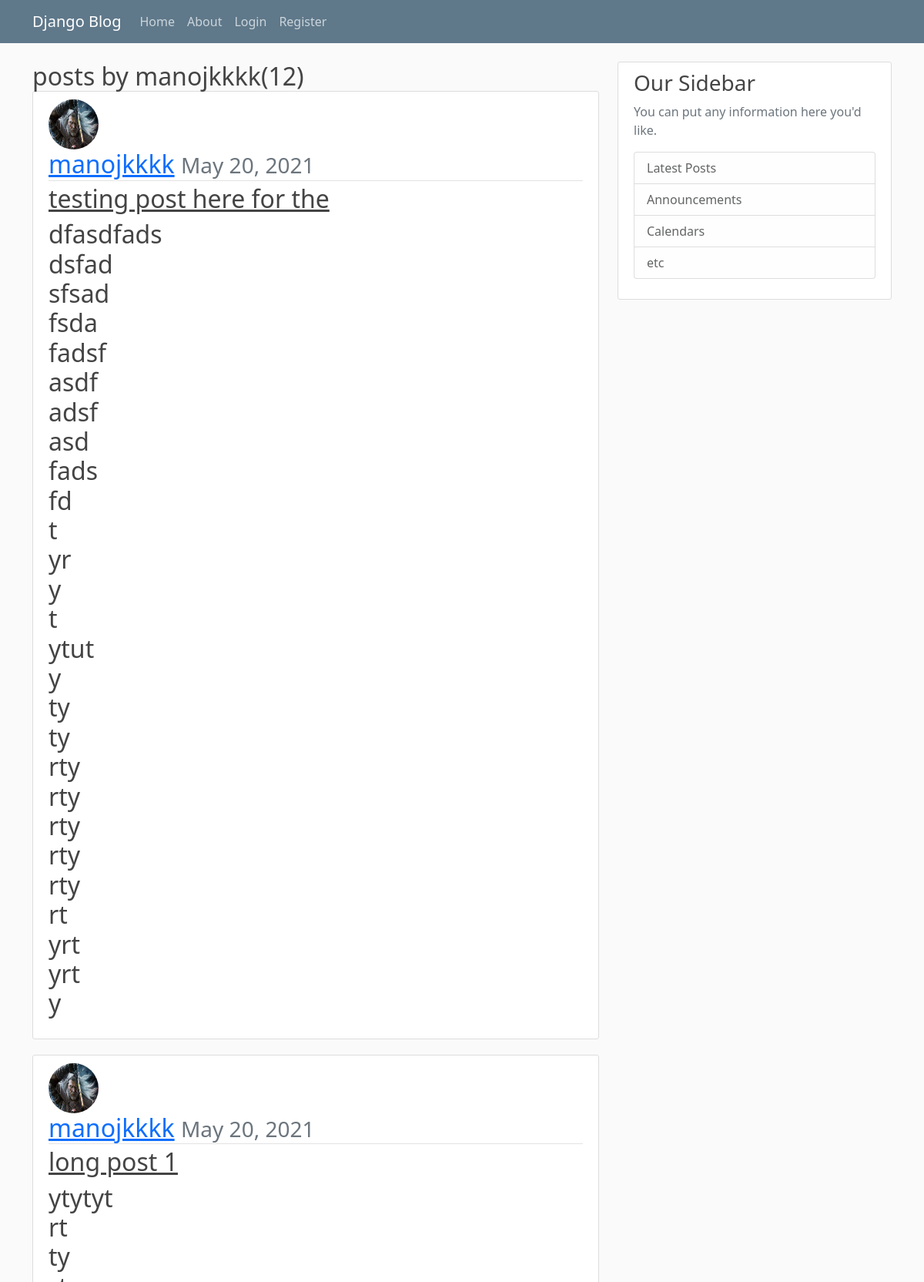
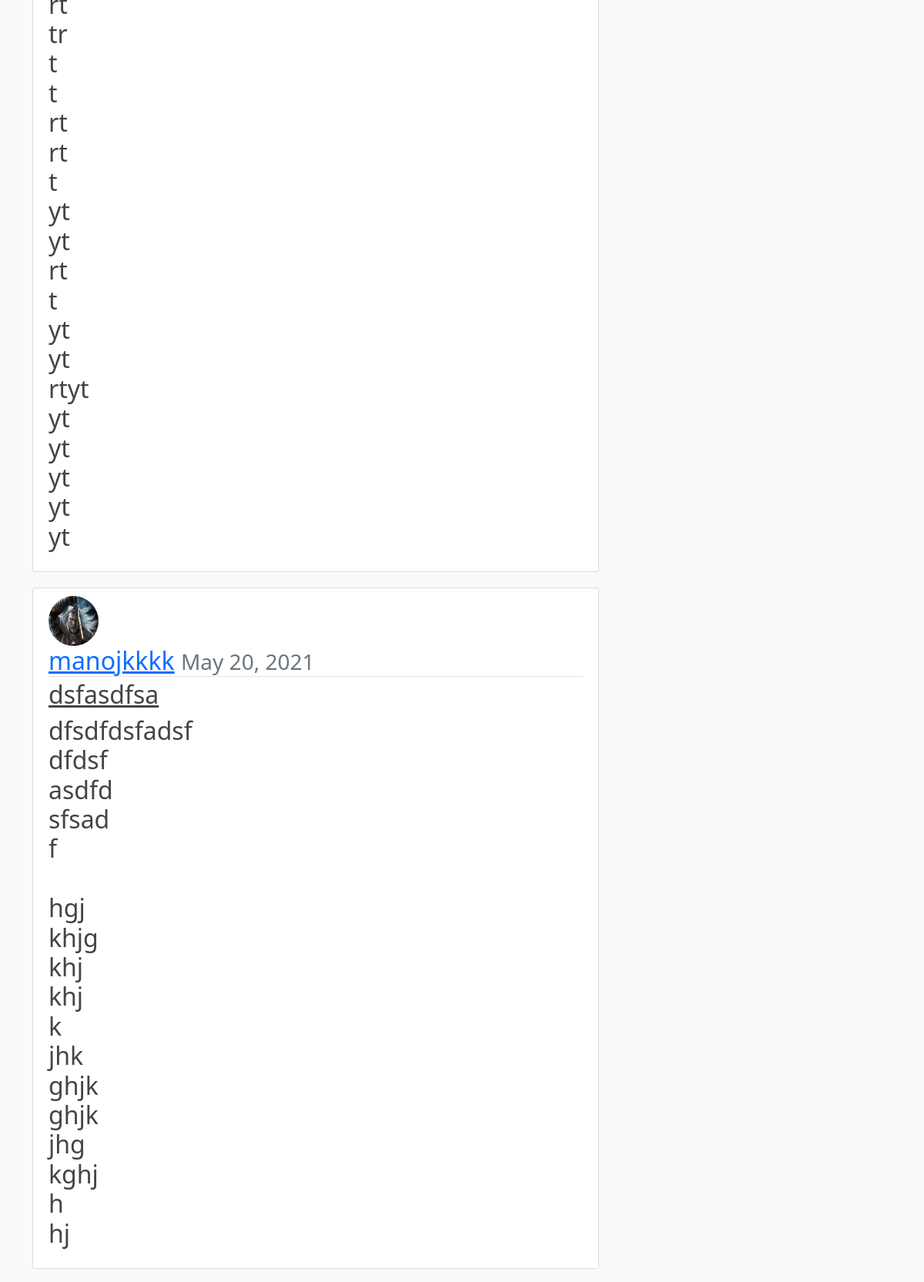
The page /user/manojkkkk (upper part) on the database its author committed (2 pictures, top to bottom).
### home/models.py (models this page shows, shortened)
class Post(models.Model):
    title = models.CharField(max_length=100)
    content = models.TextField()
    date_posted = models.DateTimeField(default=timezone.now)
    author = models.ForeignKey(User, on_delete=models.CASCADE)

### users/models.py (models this page shows, shortened)
class Profile(models.Model):
    user = models.OneToOneField(User, on_delete=models.CASCADE)
    image = models.ImageField(default='default.jpg', upload_to='profile_pics')

### home/views.py (the view)
# urls.py: path('user/<str:username>', UserPostListView.as_view(), name='post-users'),
class UserPostListView(ListView):
    model = Post
    template_name = 'home/user_posts.html'
    context_object_name = 'posts'
    paginate_by = 5
    def get_queryset(self):
        user = get_object_or_404(User, username = self.kwargs.get('username'))
        return Post.objects.filter(author = user).order_by('-date_posted')

### home/templates/home/user_posts.html (shortened to what this page needs)
{% extends 'home/base.html' %}
{% block content %}
<h2> posts by {{ view.kwargs.username}}({{page_obj.paginator.count}})</h>
{% for post in posts %}
<article class="media content-section">
  <img class = "rounded-circle article-img" src = "{{post.author.profile.image.url}}">
  <div class="media-body">
    <div class="article-metadata">
      <a class="mr-2" href="{% url 'post-users' post.author.username %}">{{ post.author }}</a>
      <small class="text-muted">{{ post.date_posted|date:"F d, Y" }}</small>
    </div>
    <h2><a class="article-title"    href="{% url 'post-detail' post.id %}">{{ post.title }}</a></h2>
    <p class="article-content">{{ post.content }}</p>
  </div>
</article>
{% endfor %}
{% endblock content %}

### home/static/home/main.css (style rules this page uses)
body { background: #fafafa; color: #333333; margin-top: 5rem; }
h1, h2, h3, h4, h5, h6 { color: #444444; }
.content-section { background: #ffffff; padding: 10px 20px; border: 1px solid #dddddd; border-radius: 3px; margin-bottom: 20px; }
.article-title { color: #444444; }
.article-content { white-space: pre-line; }
.article-img { height: 65px; width: 65px; margin-right: 16px; }
.article-metadata { padding-bottom: 1px; margin-bottom: 4px; border-bottom: 1px solid #e3e3e3 }

### rows shown on the page
Post: author.profile.image (picture), author "manojkkkk", date_posted "May 20, 2021", title "testing post here for the", content "dfasdfads dsfad sfsad fsda fadsf asdf adsf asd fads fd t yr y t ytut y ty ty rty rty rty rty rty rt yrt yrt y"
Post: author.profile.image (picture), author "manojkkkk", date_posted "May 20, 2021", title "long post 1", content "ytytyt rt ty rt tr t t rt rt t yt yt rt t yt yt rtyt yt yt yt yt yt"
Post: author.profile.image (picture), author "manojkkkk", date_posted "May 20, 2021", title "dsfasdfsa", content "dfsdfdsfadsf dfdsf asdfd sfsad f hgj khjg khj khj k jhk ghjk ghjk jhg kghj h hj"

### other values the page prints
{{ view.kwargs.username }} "manojkkkk"
{{ page_obj.paginator.count }} "12"
